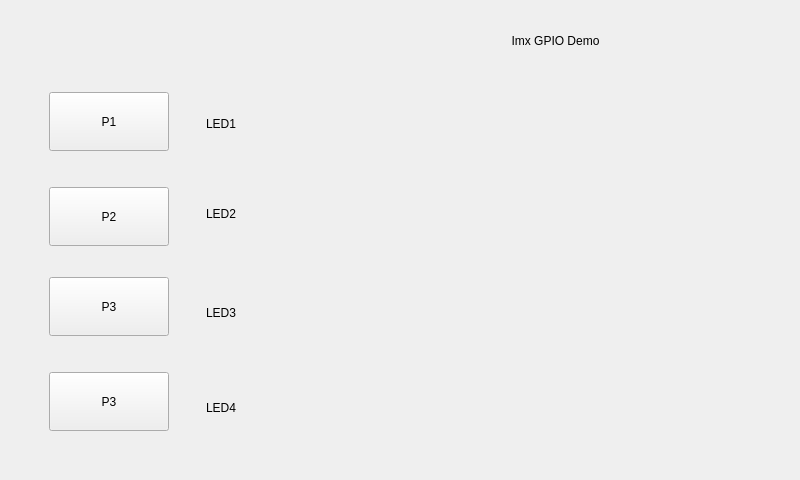
<?xml version="1.0" encoding="UTF-8"?>
<ui version="4.0">
 <class>Widget</class>
 <widget class="QWidget" name="Widget">
  <property name="geometry">
   <rect>
    <x>0</x>
    <y>0</y>
    <width>800</width>
    <height>480</height>
   </rect>
  </property>
  <property name="windowTitle">
   <string>Widget</string>
  </property>
  <property name="styleSheet">
   <string notr="true"/>
  </property>
  <widget class="QWidget" name="back_panel" native="true">
   <property name="geometry">
    <rect>
     <x>0</x>
     <y>0</y>
     <width>798</width>
     <height>478</height>
    </rect>
   </property>
   <property name="styleSheet">
    <string notr="true"/>
   </property>
   <widget class="MyLedSvg" name="Led4_label">
    <property name="geometry">
     <rect>
      <x>206</x>
      <y>383</y>
      <width>50</width>
      <height>50</height>
     </rect>
    </property>
    <property name="text">
     <string>LED4</string>
    </property>
   </widget>
   <widget class="QPushButton" name="P2_Button">
    <property name="geometry">
     <rect>
      <x>49</x>
      <y>187</y>
      <width>120</width>
      <height>59</height>
     </rect>
    </property>
    <property name="text">
     <string>P2</string>
    </property>
    <property name="checkable">
     <bool>true</bool>
    </property>
   </widget>
   <widget class="QPushButton" name="p4_Button">
    <property name="geometry">
     <rect>
      <x>49</x>
      <y>372</y>
      <width>120</width>
      <height>59</height>
     </rect>
    </property>
    <property name="text">
     <string>P3</string>
    </property>
    <property name="checkable">
     <bool>false</bool>
    </property>
   </widget>
   <widget class="MyLed" name="Led1_label">
    <property name="geometry">
     <rect>
      <x>206</x>
      <y>99</y>
      <width>120</width>
      <height>50</height>
     </rect>
    </property>
    <property name="styleSheet">
     <string notr="true"/>
    </property>
    <property name="text">
     <string>LED1</string>
    </property>
   </widget>
   <widget class="QPushButton" name="P1_Button">
    <property name="geometry">
     <rect>
      <x>49</x>
      <y>92</y>
      <width>120</width>
      <height>59</height>
     </rect>
    </property>
    <property name="styleSheet">
     <string notr="true">/*
QPushButton::enabled {
	color: white;
	border-image: url(:/gui/Images/bottoneOff.png);
	font-size: 16px;
	padding-left: 5px;
	padding-right: 5px;
}

QPushButton:checked {
	border-width: 0px;
	border-image:url(:/gui/Images/bottoneOn.png);
}

QPushButton:disabled {
	background-color: rgb(100, 100, 100);
	border-width: 1px;
	border-color: rgb(169, 169, 169);
	border-style: solid;
	border-radius: 7;
	padding: 3px;
	font-size: 16px;
	padding-left: 5px;
	padding-right: 5px;
}
*/</string>
    </property>
    <property name="text">
     <string>P1</string>
    </property>
    <property name="checkable">
     <bool>true</bool>
    </property>
   </widget>
   <widget class="MyLed" name="Led3_label">
    <property name="geometry">
     <rect>
      <x>206</x>
      <y>288</y>
      <width>120</width>
      <height>50</height>
     </rect>
    </property>
    <property name="text">
     <string>LED3</string>
    </property>
   </widget>
   <widget class="QPushButton" name="p3_Button">
    <property name="geometry">
     <rect>
      <x>49</x>
      <y>277</y>
      <width>120</width>
      <height>59</height>
     </rect>
    </property>
    <property name="text">
     <string>P3</string>
    </property>
    <property name="checkable">
     <bool>true</bool>
    </property>
   </widget>
   <widget class="QLabel" name="title_label">
    <property name="geometry">
     <rect>
      <x>395</x>
      <y>20</y>
      <width>321</width>
      <height>41</height>
     </rect>
    </property>
    <property name="styleSheet">
     <string notr="true"/>
    </property>
    <property name="text">
     <string>Imx GPIO Demo</string>
    </property>
    <property name="alignment">
     <set>Qt::AlignCenter</set>
    </property>
   </widget>
   <widget class="MyLed" name="Led2_label">
    <property name="geometry">
     <rect>
      <x>206</x>
      <y>189</y>
      <width>120</width>
      <height>50</height>
     </rect>
    </property>
    <property name="text">
     <string>LED2</string>
    </property>
   </widget>
   <widget class="MyPlot" name="plotWidget" native="true">
    <property name="geometry">
     <rect>
      <x>380</x>
      <y>110</y>
      <width>351</width>
      <height>251</height>
     </rect>
    </property>
   </widget>
  </widget>
 </widget>
 <layoutdefault spacing="6" margin="11"/>
 <customwidgets>
  <customwidget>
   <class>MyPlot</class>
   <extends>QWidget</extends>
   <header>myplot.h</header>
   <container>1</container>
  </customwidget>
  <customwidget>
   <class>MyLed</class>
   <extends>QLabel</extends>
   <header location="global">myled.h</header>
  </customwidget>
  <customwidget>
   <class>MyLedSvg</class>
   <extends>QLabel</extends>
   <header location="global">myledsvg.h</header>
  </customwidget>
 </customwidgets>
 <resources/>
 <connections/>
</ui>
